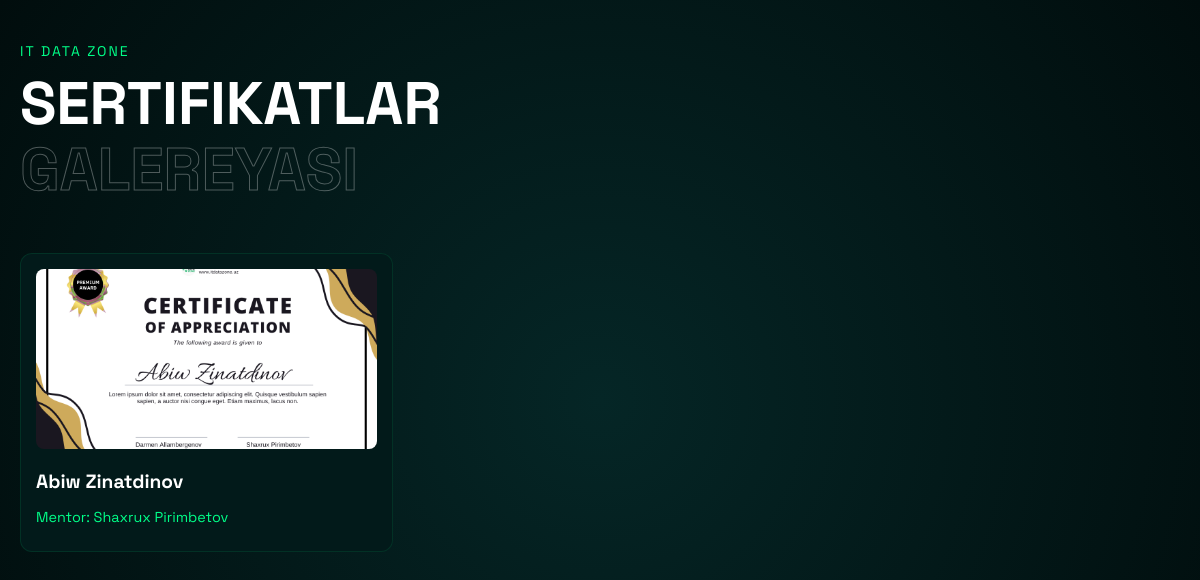
The page /certificates/ on the database as committed earlier.
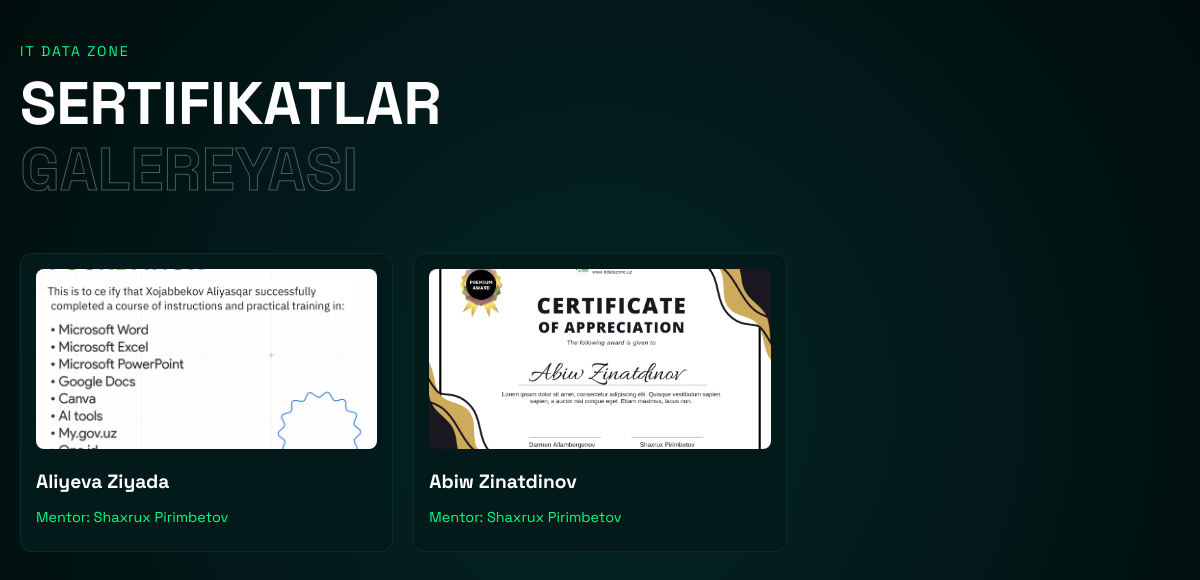
The same page on the database as committed later.
### apps/teammate/models.py (models this page shows, shortened)
class Certificate(models.Model):
    recipient = models.CharField(verbose_name="Recipient", max_length=50)
    mentor = models.ForeignKey(Teammate, on_delete=models.CASCADE, verbose_name="Mentor")
    certificate = models.FileField(verbose_name="Certificate", blank=True, null=True)
    photo = models.ImageField(verbose_name="Photo", blank=True, null=True)
    created_at = models.DateTimeField(auto_now_add=True, verbose_name="Created At")
    class Meta:
        verbose_name = "Certificate"
        verbose_name_plural = "Certificates"
        ordering = ["-created_at"]

class Teammate(models.Model):
    photo = models.ImageField(verbose_name="Photo")
    full_name = models.CharField(validators=[MinLengthValidator(5)], max_length=100, verbose_name="Full Name", db_index=True)
    role = models.ForeignKey(Role, on_delete=models.CASCADE, verbose_name="Role")
    about = models.TextField(validators=[MaxLengthValidator(1000)], verbose_name="About")
    date_of_birth = models.DateField(verbose_name="Date of Birth")
    github_link = models.URLField(verbose_name="Github Link", blank=True, null=True)
    telegram_link = models.URLField(verbose_name="Telegram Link", blank=True, null=True)
    instagram_link = models.URLField(verbose_name="Instagram Link", blank=True, null=True)
    presentation = models.FileField(verbose_name="Presentation", blank=True, null=True)
    is_active = models.BooleanField(default=True, verbose_name="Is Active")
    date_of_joining = models.DateField(verbose_name="Date of Joining", blank=True, null=True)
    created_at = models.DateTimeField(auto_now_add=True, verbose_name="Created At")
    updated_at = models.DateTimeField(auto_now=True, verbose_name="Updated At")
    class Meta:
        verbose_name = "Team"
        verbose_name_plural = "Teams"
        ordering = ["-updated_at"]
        indexes = [models.Index(fields=["full_name"])]
    def __str__(self):
        return self.full_name

### apps/main/views.py (the view)
# urls.py: path('certificates/', views.CertificatesView.as_view(), name='certificates'),
class CertificatesView(View):
    permission_classes = [permissions.AllowAny]
    def get(self, request):
        certificates = Certificate.objects.all()
        return render(request, 'main/certificates.html', {'certificates': certificates})

### templates/main/certificates.html (shortened to what this page needs)
<!DOCTYPE html>
<html lang="uz">
<head>
</head>
<body>
<div class="container">
    <header>
        <span class="label">IT DATA ZONE</span>
        <h1 class="title">Sertifikatlar <span>Galereyasi</span></h1>
    </header>
    <div class="cert-grid">
        {% for cert in certificates %}
        <div class="cert-card"
             onclick="openModal('{{ cert.photo.url }}', '{{ cert.recipient }}', '{{ cert.mentor }}', '{{ cert.certificate.url }}')">
            {% if cert.photo %}
                <img src="{{ cert.photo.url }}" class="cert-thumb">
            {% endif %}
            <div class="cert-info">
                <h3>{{ cert.recipient }}</h3>
                <p class="mentor-name">Mentor: {{ cert.mentor }}</p>
            </div>
        </div>
        {% endfor %}
    </div>
</div>
</body>
</html>

### templates/main/certificates.html (style rules this page uses)
:root { --bg-color: #010d0d; --card-bg: #021a1a; --accent-green: #00ff88; --text-gray: #a1a1a1; --border-color: rgba(0, 255, 136, 0.1); }
body { background-color: var(--bg-color); color: white; font-family: 'Space Grotesk', sans-serif; margin: 0; min-height: 100vh; background-image: radial-gradient(circle at 50% 50%, #052626 0%, #010d0d 100%); }
.container { max-width: 1200px; margin: 0 auto; padding: 40px 20px; }
.label { color: var(--accent-green); text-transform: uppercase; letter-spacing: 2px; font-size: 14px; }
.title { font-size: clamp(2rem, 5vw, 4rem); font-weight: 900; margin: 10px 0 50px; text-transform: uppercase; line-height: 1.1; }
.title span { display: block; -webkit-text-stroke: 1px rgba(255,255,255,0.3); color: transparent; }
.cert-grid { display: grid; grid-template-columns: repeat(auto-fill, minmax(280px, 1fr)); gap: 20px; }
.cert-card { background: var(--card-bg); border: 1px solid var(--border-color); border-radius: 12px; padding: 15px; cursor: pointer; transition: 0.3s; }
.cert-thumb { width: 100%; height: 180px; object-fit: cover; border-radius: 8px; margin-bottom: 15px; }
.cert-info h3 { margin: 0 0 5px; font-size: 1.2rem; }
.mentor-name { color: var(--accent-green); font-size: 0.9rem; margin-bottom: 10px; }

Rows that differ between the two databases and show on the page:
added Certificate: photo (picture), recipient "Aliyeva Ziyada", mentor "Shaxrux Pirimbetov"
